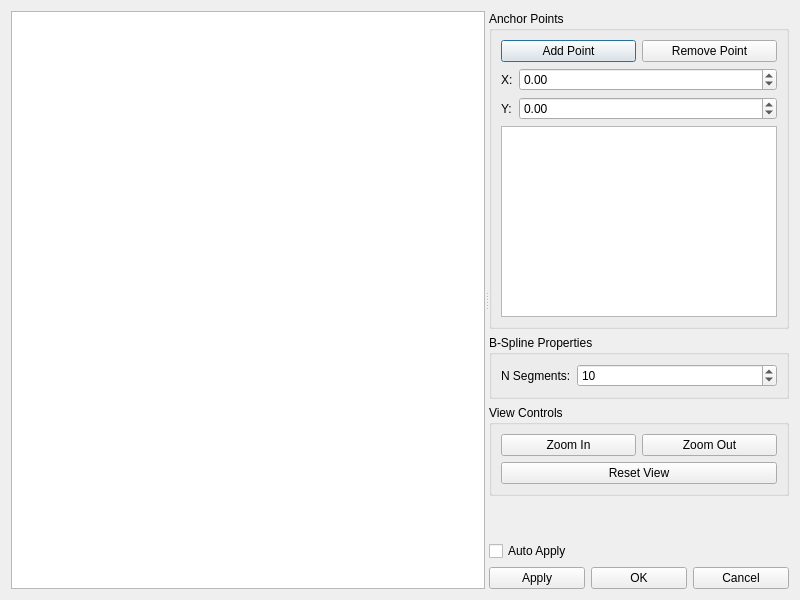
<?xml version="1.0" encoding="UTF-8"?>
<ui version="4.0">
 <class>BSplineEditor</class>
 <widget class="QDialog" name="BSplineEditor">
  <property name="geometry">
   <rect>
    <x>0</x>
    <y>0</y>
    <width>800</width>
    <height>600</height>
   </rect>
  </property>
  <property name="windowTitle">
   <string>B-Spline Editor</string>
  </property>
  <layout class="QVBoxLayout" name="verticalLayout">
   <item>
    <widget class="QSplitter" name="splitter">
     <property name="orientation">
      <enum>Qt::Horizontal</enum>
     </property>
     <widget class="QGraphicsView" name="graphicsView">
      <property name="minimumSize">
       <size>
        <width>400</width>
        <height>400</height>
       </size>
      </property>
      <property name="renderHints">
       <set>QPainter::Antialiasing|QPainter::SmoothPixmapTransform</set>
      </property>
      <property name="dragMode">
       <enum>QGraphicsView::ScrollHandDrag</enum>
      </property>
      <property name="transformationAnchor">
       <enum>QGraphicsView::AnchorUnderMouse</enum>
      </property>
      <property name="resizeAnchor">
       <enum>QGraphicsView::AnchorUnderMouse</enum>
      </property>
      <property name="viewportUpdateMode">
       <enum>QGraphicsView::SmartViewportUpdate</enum>
      </property>
     </widget>
     <widget class="QWidget" name="controlPanel" native="true">
      <property name="minimumSize">
       <size>
        <width>200</width>
        <height>0</height>
       </size>
      </property>
      <property name="maximumSize">
       <size>
        <width>300</width>
        <height>16777215</height>
       </size>
      </property>
      <layout class="QVBoxLayout" name="verticalLayout_2">
       <item>
        <widget class="QGroupBox" name="anchorsGroupBox">
         <property name="title">
          <string>Anchor Points</string>
         </property>
         <layout class="QVBoxLayout" name="verticalLayout_3">
          <item>
           <layout class="QHBoxLayout" name="horizontalLayout">
            <item>
             <widget class="QPushButton" name="addAnchorButton">
              <property name="text">
               <string>Add Point</string>
              </property>
             </widget>
            </item>
            <item>
             <widget class="QPushButton" name="removeAnchorButton">
              <property name="text">
               <string>Remove Point</string>
              </property>
             </widget>
            </item>
           </layout>
          </item>
          <item>
           <layout class="QFormLayout" name="formLayout">
            <item row="0" column="0">
             <widget class="QLabel" name="xLabel">
              <property name="text">
               <string>X:</string>
              </property>
             </widget>
            </item>
            <item row="0" column="1">
             <widget class="QDoubleSpinBox" name="xSpinBox">
              <property name="minimum">
               <double>-1000.000000000000000</double>
              </property>
              <property name="maximum">
               <double>1000.000000000000000</double>
              </property>
             </widget>
            </item>
            <item row="1" column="0">
             <widget class="QLabel" name="yLabel">
              <property name="text">
               <string>Y:</string>
              </property>
             </widget>
            </item>
            <item row="1" column="1">
             <widget class="QDoubleSpinBox" name="ySpinBox">
              <property name="minimum">
               <double>-1000.000000000000000</double>
              </property>
              <property name="maximum">
               <double>1000.000000000000000</double>
              </property>
             </widget>
            </item>
           </layout>
          </item>
          <item>
           <widget class="QListWidget" name="pointsListWidget"/>
          </item>
         </layout>
        </widget>
       </item>
       <item>
        <widget class="QGroupBox" name="splineGroupBox">
         <property name="title">
          <string>B-Spline Properties</string>
         </property>
         <layout class="QFormLayout" name="formLayout_2">
          <item row="0" column="0">
           <widget class="QLabel" name="nSegmentsLabel">
            <property name="text">
             <string>N Segments:</string>
            </property>
           </widget>
          </item>
          <item row="0" column="1">
           <widget class="QSpinBox" name="nSegmentsSpinBox">
            <property name="minimum">
             <number>1</number>
            </property>
            <property name="maximum">
             <number>100</number>
            </property>
            <property name="value">
             <number>10</number>
            </property>
           </widget>
          </item>
         </layout>
        </widget>
       </item>
       <item>
        <widget class="QGroupBox" name="viewControlsGroupBox">
         <property name="title">
          <string>View Controls</string>
         </property>
         <layout class="QVBoxLayout" name="verticalLayout_4">
          <item>
           <layout class="QHBoxLayout" name="horizontalLayout_2">
            <item>
             <widget class="QPushButton" name="zoomInButton">
              <property name="text">
               <string>Zoom In</string>
              </property>
             </widget>
            </item>
            <item>
             <widget class="QPushButton" name="zoomOutButton">
              <property name="text">
               <string>Zoom Out</string>
              </property>
             </widget>
            </item>
           </layout>
          </item>
          <item>
           <widget class="QPushButton" name="resetViewButton">
            <property name="text">
             <string>Reset View</string>
            </property>
           </widget>
          </item>
         </layout>
        </widget>
       </item>
       <item>
        <spacer name="verticalSpacer">
         <property name="orientation">
          <enum>Qt::Vertical</enum>
         </property>
         <property name="sizeHint" stdset="0">
          <size>
           <width>20</width>
           <height>40</height>
          </size>
         </property>
        </spacer>
       </item>
       <item>
        <widget class="QCheckBox" name="autoApplyCheckBox">
         <property name="text">
          <string>Auto Apply</string>
         </property>
        </widget>
       </item>
       <item>
        <layout class="QHBoxLayout" name="horizontalLayout_3">
         <item>
          <widget class="QPushButton" name="applyButton">
           <property name="text">
            <string>Apply</string>
           </property>
          </widget>
         </item>
         <item>
          <widget class="QPushButton" name="okButton">
           <property name="text">
            <string>OK</string>
           </property>
          </widget>
         </item>
         <item>
          <widget class="QPushButton" name="cancelButton">
           <property name="text">
            <string>Cancel</string>
           </property>
          </widget>
         </item>
        </layout>
       </item>
      </layout>
     </widget>
    </widget>
   </item>
  </layout>
 </widget>
 <resources/>
 <connections/>
</ui>
